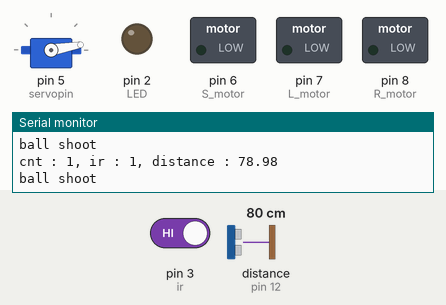
This sketch was run on a simulated Arduino Uno, built with avr-gcc and run on an emulated ATmega328P. On the bench: servo, switched loads named in the sketch (green lamp = pin HIGH), output pins drawn as LEDs (lit = HIGH), the last lines printed to the serial monitor. Wiring (inferred from the names in the program): ultrasonic range finder: trigger pin 13; echo pin 12. The inputs (shaded band) are chosen by the test bench; at power-on: distance to the obstacle (sensor on pin 12) 80 cm, pin 3 (ir) HIGH. The echo pulse lasts 58.3 µs per cm; pins used as bus, display or sensor lines are not drawn.

Above: at 6.8 s.
6.9 s: distance to the obstacle (sensor on pin 12) set to 179 cm
At 8.4 s:
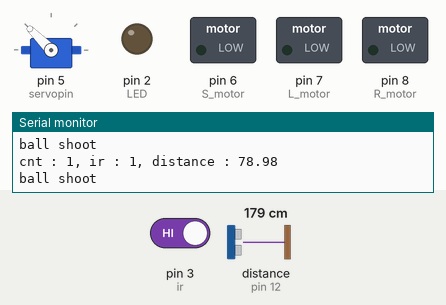
13.6 s: distance to the obstacle (sensor on pin 12) set to 188 cm
20.3 s: distance to the obstacle (sensor on pin 12) set to 210 cm
27.0 s: distance to the obstacle (sensor on pin 12) set to 219 cm
At 37.0 s:
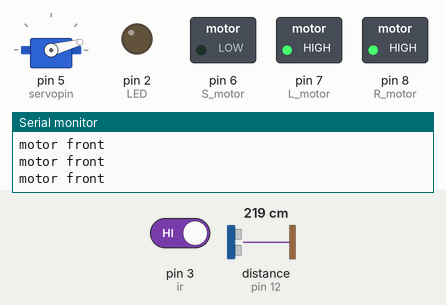
37.5 s: distance to the obstacle (sensor on pin 12) set to 2 cm
At 38.3 s:
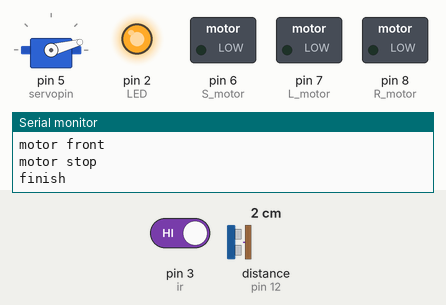
44.2 s: pin 3 (ir) driven LOW
At 45.7 s:
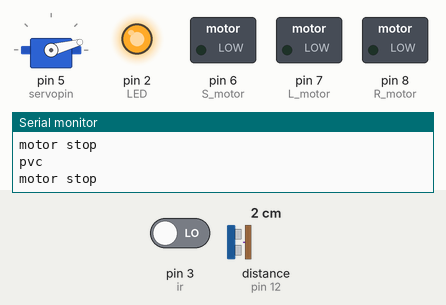
Timing chart, 0 to 47.2 s (numbered marks = the images above; inputs shaded):
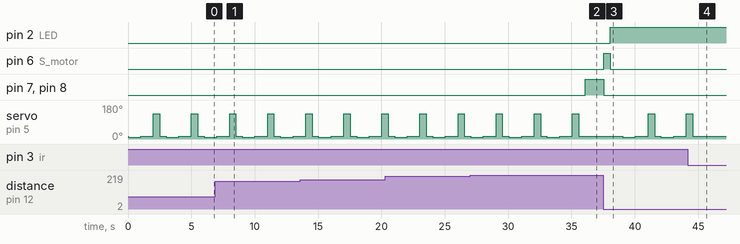

Measured:
- the behaviour switches between 215 and 216 cm on distance to the obstacle (sensor on pin 12) (found by bisection; images 1 and 2)
- after the input at 37.5 s, pin 2 (LED): LOW → HIGH after 0.56 s; pin 6 (S_motor): LOW → HIGH after 0.06 s, → LOW 0.50 s later; pin 7 (L_motor), pin 8 (R_motor): HIGH → LOW after 0.06 s; servo on pin 5 (servopin): 15° → 10° after 1.6 s, → 15° 1.0 s later, → 135° 1.0 s later, → 15° 0.50 s later, … (7 changes in this stretch)
- after the input at 44.2 s, pin 6 (S_motor): stays LOW (without the input it goes to HIGH after 0.86 s); servo on pin 5 (servopin): goes on until 44.6 s, then stays 15°
- by itself, servo on pin 5 (servopin): repeats every 3.0 s: 15° 1.0 s, 135° 0.50 s, 15° 0.51 s, 10° 1.0 s

The sketch:

ball_luncher_motor.ino
```cpp
#include <Servo.h>

int L_motor = 7; // DC 모터
int R_motor = 8;
int S_motor = 6; // pvc 모터
int LED = 2; // 솔레노이드
int servopin = 5;

int echo = 12;
int trig = 13;
int ir = 3;
Servo servo; // 서보모터 객체 선언

int cnt = 0; // 공을 던진 횟수

void m_front()
{
  Serial.println("motor front");
  digitalWrite(L_motor, HIGH);
  digitalWrite(R_motor, HIGH);
  delay(100);
}
void m_right()
{
  Serial.println("motor right");
  digitalWrite(L_motor, LOW);
  digitalWrite(R_motor, HIGH);
  delay(50);
}
void m_left()
{
  Serial.println("motor left");
  digitalWrite(L_motor, LOW);
  digitalWrite(R_motor, HIGH);
  delay(50);
}
void m_stop()
{
  Serial.println("motor stop");
  digitalWrite(L_motor, LOW);
  digitalWrite(R_motor, LOW);
}
float read_distance() // 초음파센서 거리 읽기
{
  digitalWrite(trig, LOW);
  digitalWrite(echo, LOW);
  delayMicroseconds(2);
  digitalWrite(trig, HIGH);
  delayMicroseconds(10);
  digitalWrite(trig, LOW);

  unsigned long duration = pulseIn(echo, HIGH);
  return (((float)(340 * duration) / 10000) / 2); // 거리 반환
}
void shoot() // 공 2개 발사하기
{
  int i;
  for (i = 0; i < 2; i++)
  {
    Serial.println("ball shoot");
    servo.write(10);
    delay(1000);
    servo.write(15);
    delay(1000);
    servo.write(135);
    delay(500);
    servo.write(15);
    delay(500);
  }
  cnt++;
}
void pvc_shoot()
{
  digitalWrite(S_motor, HIGH);
  delay(500);
  digitalWrite(S_motor, LOW);
}
void setup()
{
  pinMode(L_motor, OUTPUT);
  pinMode(R_motor, OUTPUT);
  pinMode(S_motor, OUTPUT);
  pinMode(LED, OUTPUT);
  pinMode(trig, OUTPUT); // 초음파 센서
  pinMode(echo, INPUT);
  pinMode(ir, INPUT); // ir 센서

  Serial.begin(9600); // 시리얼 통신

  m_stop();
  digitalWrite(LED, LOW);
  servo.attach(servopin); // 서보모터 시작
  servo.write(15);
}

void loop()
{
  while (1)
  {
    float distance = read_distance(); // 거리 읽어오기
    int ir_value = digitalRead(ir); // ir 센서 값 읽어오기
    float value = 0;

    if (cnt == 3) value = 15.24; // 6inch
    else if (cnt == 4) value = 30.48; // 12inch
    else if (cnt == 5) value = 45.72; // 18inch

    if (distance > 182.8 + value && ir_value == 1) // 전방에 위치, 멀리 있을때
    {
      while (read_distance() > 182.8 + value) m_front(); // 72인치 + value 이내일 때까지 전진
      m_stop();
      shoot(); // 공 발사
    }
    else if (distance < 182.8 + value && ir_value == 1) // 전방에 위치, 가까이 있을때
    {
      shoot(); // 공 발사
    }
    if (ir_value == 0) // 물체가 인식이 되지 않을때
    {
      while (digitalRead(ir_value) == 1) m_right(); // 물체가 인식될 때까지 회전
      m_stop();
    }
    if (cnt >= 6) break; // 6곳에 공을 던지면 종료

    Serial.print("cnt : ");
    Serial.print(cnt);
    Serial.print(", ir : ");
    Serial.print(ir_value); // ir, 거리 값 Serial 출력
    Serial.print(", distance : ");
    Serial.println(distance);
  }
  while (1) // pvc 파이프위에 공까지 모터 돌리기
  {
    Serial.println("pvc");
    float distance = read_distance(); // 거리 읽어오기
    int ir_value = digitalRead(ir); // ir 센서 값 읽어오기

    if (distance > 182.8 && ir_value == 1) // 전방에 위치, 멀리 있을때
    {
      while (read_distance() > 182.8) m_front(); // 72인치 이내일 때까지 전진
      m_stop();
      pvc_shoot();
      break;
    }
    else if (distance < 182.8 && ir_value == 1) // 전방에 위치, 가까이 있을때
    {
      pvc_shoot();
      break;
    }
    if (ir_value == 0) // 물체가 인식이 되지 않을때
    {
      while (digitalRead(ir) == 1) m_right(); // 물체가 인식될 때까지 회전
      m_stop();
    }
  }
  Serial.println("finish");
  digitalWrite(LED, HIGH); // 솔레노이드 작동
  delay(1000);
  return; // 작업이 끝나면 종료
}
```
